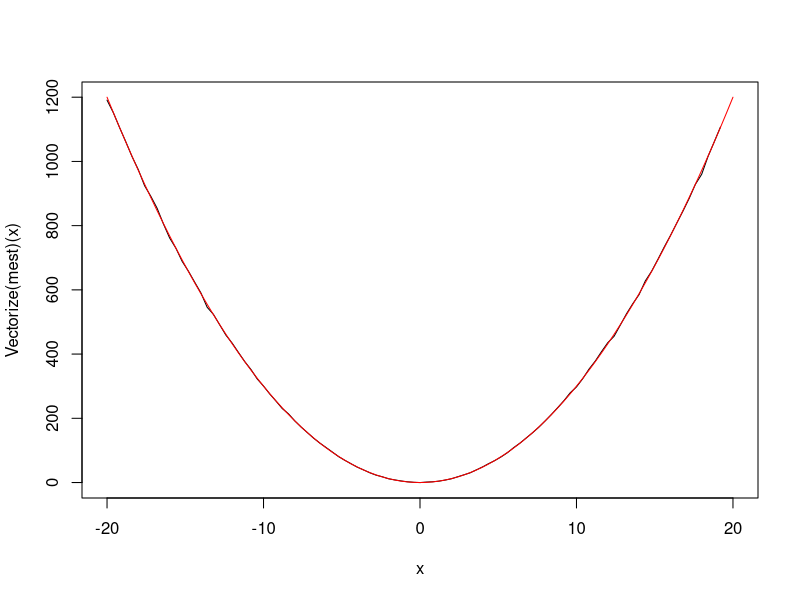

This chart was generated by the following R code:

##Reproducing results: G Watson, 1964, Smooth Regression Analysis
x <- rnorm(1000,0,10)
y <- rnorm(1000,3*x^2,1)

deltaest <- function(z,delta = 5){
  if(abs(z) <= 1/delta){
    output <- delta*(1 - delta*abs(z))
  }else{
    output <- 0
  }
  return(output)
}

deltaest(0.01)

mest <- function(z,x.=x,y.=y,...){
  summand <- rep(NA,length(x.))
  for(i in 1:length(x.)){
    summand[i] <- y.[i] * deltaest(z - x.[i],...)
  }
  summand2 <- rep(NA,length(x.))
  for(i in 1:length(x.)){
    summand2[i] <- deltaest(z - x.[i],...)
  }
  output <- sum(summand)/sum(summand2)
  return(output)
}

curve(Vectorize(mest)(x),from=-20,to=20)
curve(3*x^2,col="red",add=TRUE)